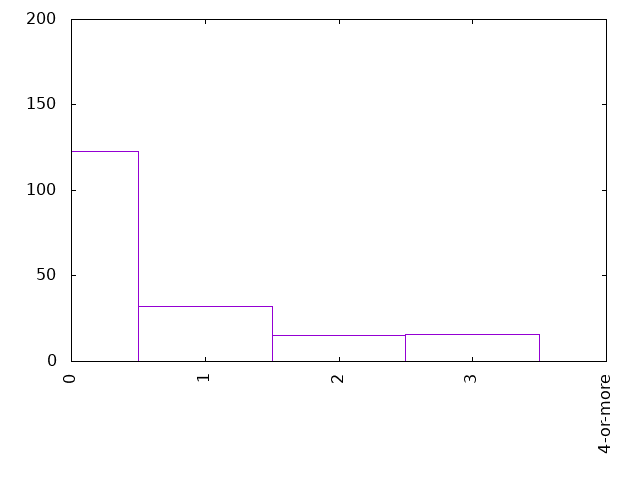

Write the gnuplot code that produced this figure.
set term png
set out "0-10failures.png"
set key off
set xtics rotate
set yrange[0:200]

plot '0-10failures.dat' using 1:xticlabel(2) with boxes
